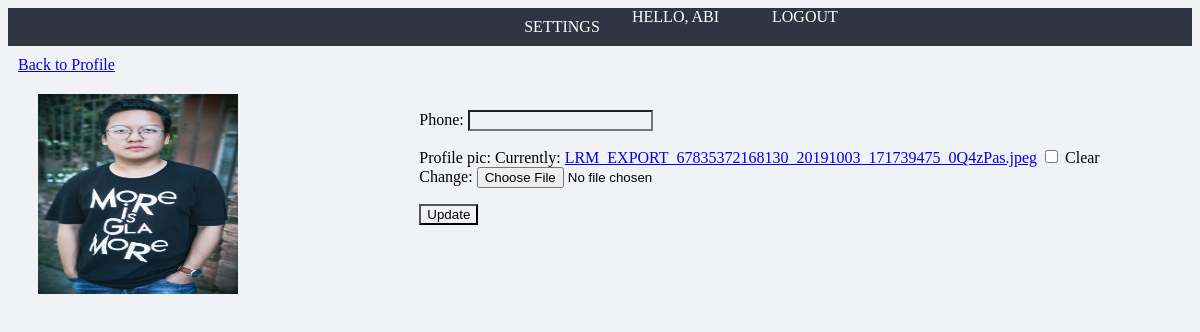
The page /settings/ (signed in) on the database as committed earlier.
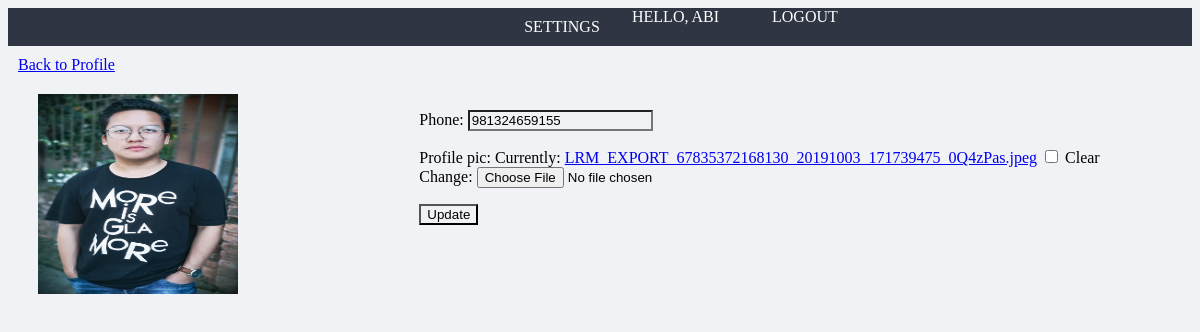
The same page on the database as committed later.
### main_app/models.py (models this page shows, shortened)
class Customer(models.Model):
    user = models.OneToOneField(User, on_delete=models.CASCADE)
    phone = models.CharField(max_length=12, null=True, blank=True)
    profile_pic = models.ImageField(default='profile1.png', blank=True, null=True)

### main_app/decorators.py (the view)
        def wrapper_func(request, *args, **kwargs):
            group = None
            if request.user.groups.exists():
                group = request.user.groups.all()[0].name
            if group in allowed_roles:
                return view_func(request, *args, **kwargs)
            else:
                return HttpResponse('404 file not found')

### main_app/forms.py
class CustomerForm(forms.ModelForm):
    class Meta:
        model = Customer
        fields = '__all__'
        exclude = ['user']

### main_app/views.py (called while the page is built)
@login_required(login_url='main_app:login')
@allowed_user(allowed_roles=['Customer'])
def accountSettings(request):
    user = request.user.customer
    form = CustomerForm(instance=user)
    if request.method == 'POST':
        form = CustomerForm(request.POST, request.FILES, instance=user)
        if form.is_valid():
            form.save()
    context = {'form': form}
    return render(request, 'main_app/customer_settings.html', context)

### templates/main_app/customer_settings.html (shortened to what this page needs)
{% extends 'main_app/base.html' %}
{% block body_block %}
<a href="{% url 'main_app:index' %}">Back to Profile</a>
<div class="settings_container">
    <div class="img">
        <img src="{{ request.user.customer.profile_pic.url }}" alt="Profile Pic">
    </div>
    <div class="form">
        <form method="post" enctype="multipart/form-data">
            {{ form.as_p }}
            <input type="submit" value="Update">
        </form>
    </div>
</div>
{% endblock body_block %}

### templates/main_app/base.html (shortened to what this page needs)
<!DOCTYPE html>
{% load static %}
<html lang="en">
<head>
    <link rel="stylesheet" href="{% static 'css/style.css' %}">
</head>
<body>
    <nav>
        <ul>
            {% if request.user.is_staff %}
                <li>
                    <a href="{% url 'main_app:index' %}">Home</a>
                </li>
                <li>
                    <a href="{% url 'main_app:dashboard' %}">Dashboard</a>
                </li>
            {% else %}
                <li>
                    <a href="{% url 'main_app:accountSettings' %}">Settings</a>
                </li>
            {% endif %}
            <span>Hello, {{ request.user }}</span>
            <span><a href="{% url 'main_app:logout' %}">Logout</a></span>
        </ul>
    </nav>
    <div class="conatiner">
        {% block body_block %}
        {% endblock body_block %}
    </div>
</body>
</html>

### static/css/style.css (style rules this page uses)
:root { --primary: #ffffff; --secondary: #f1f2f6; --fitted: #dfe4ea; --primaryDark: #2f3542; --fittedDark: #747d8c; --secondaryDark: #57606f; --shadow: 0 1px 5px rgba(104, 104, 104, 0.8); }
* { background: var(--secondary); }
div { margin: 10px; }
nav { background: var(--primaryDark); width: 100%; }
nav ul { display: grid; height: 100%; grid-template-columns: repeat(5, 140px); justify-content: flex-end; background: transparent; margin: 0; padding: 0; }
nav ul li { list-style: none; background: transparent; display: block; margin: 10px; text-align: center; }
nav ul li a, nav ul span, nav ul span a { text-decoration: none; text-transform: uppercase; background: transparent; color: var(--primary); }
.settings_container { display: grid; grid-template-columns: 1fr 2fr; justify-content: center; }
.img { height: 200px; width: 200px; }
img { height: 100%; width: 100%; }

Rows that differ between the two databases and show on the page:
changed Customer: phone (not shown) → "981324659155"
